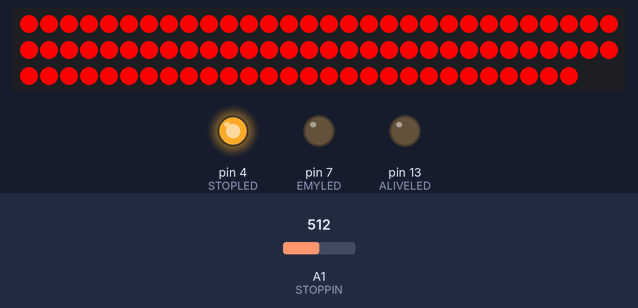
Simulated run of this sketch. Board: Arduino Uno, built with avr-gcc and run on an emulated ATmega328P. Parts: 88 RGB LEDs in strip order, left to right, continuing on the next row, output pins drawn as LEDs (lit = HIGH). The inputs (shaded band) are chosen by the test bench; at power-on: A1 (STOPPIN) = 512. Dim RGB values are drawn brighter than linear.

Above: at 1.2 s.
1.3 s: A1 (STOPPIN) set to 272
2.8 s: A1 (STOPPIN) set to 245
At 4.0 s:
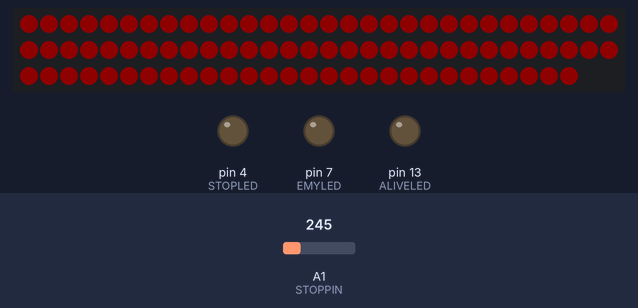
4.3 s: A1 (STOPPIN) set to 266
At 5.0 s:
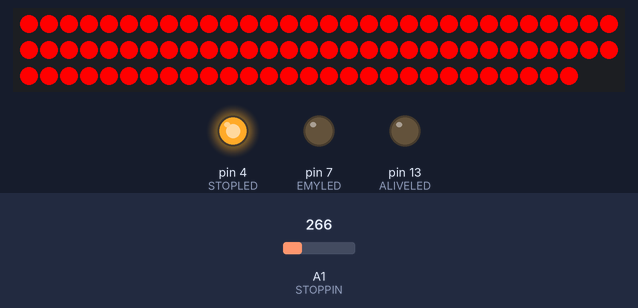
5.8 s: A1 (STOPPIN) set to 246
At 6.2 s:
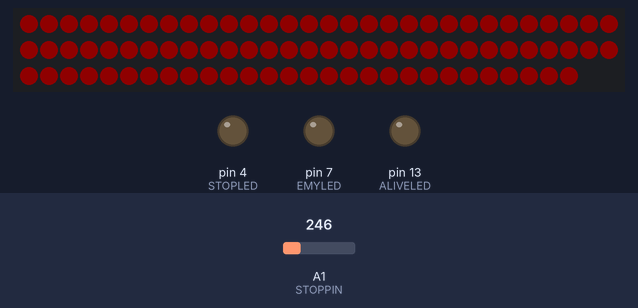
Timing chart, 0 to 8.3 s (numbered marks = the images above; inputs shaded):
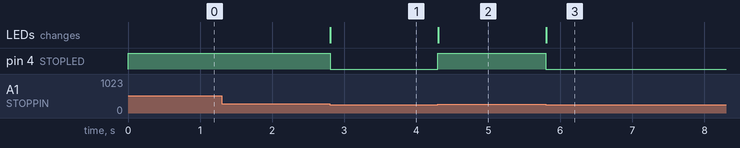

Measured:
- the behaviour switches between 256 and 255 on A1 (STOPPIN) (found by bisection; images 0 and 1)
- after the input at 1.3 s, every drawn part: stays the same
- after the input at 2.8 s, pin 4 (STOPLED): HIGH → LOW at once; the LEDs: change at once (image 1)
- after the input at 4.3 s, pin 4 (STOPLED): LOW → HIGH at once; the LEDs: change at once (image 2)
- after the input at 5.8 s, pin 4 (STOPLED): HIGH → LOW at once; the LEDs: change at once (image 3)

The sketch:

led_lamp_V2.ino
```cpp
//accel_STOP_v2b
#include          <Adafruit_NeoPixel.h>
#include          <SparkFun_ADXL345.h>
#define           ALIVELED                13
#define           EMYLED                  7
#define           STOPLED                4
#define           PIXELSPIN               3
#define           STOPPIN                A1
#define           NUMOFPIXELS            88
int               stopValue      =        0;
int               emergency      =        0;
int               updatecompleted =       0;
int               accelx         =        0;
int               accely         =        0;
int               accelz         =        0;
unsigned int      aliveledDelay1 =        10;
unsigned int      aliveledDelay2 =      490;
unsigned int      emystartDelay  =     1000;
unsigned int      emystopDelay   =     3000;
unsigned long     aliveledTimer  = millis();
unsigned long     stopTimer      = millis();
unsigned long     emyTimer       = millis();
Adafruit_NeoPixel pixels         = Adafruit_NeoPixel(NUMOFPIXELS, PIXELSPIN, NEO_GRB + NEO_KHZ800);
ADXL345           adxl           = ADXL345();
int               bx              =1500; //boot time

enum pixelsStates                  {PIXELS_STD, PIXELS_STP, PIXELS_EMY}  pixelsState;
enum aliveledStates                {alive_LED_ON, alive_LED_OFF}         aliveledState;

void setup()
{
  pinMode(ALIVELED, OUTPUT);
  pinMode(STOPLED,  OUTPUT);
  pinMode(EMYLED,   OUTPUT);
  pixels.begin();
  pixelsState   = PIXELS_STD;
  aliveledState = alive_LED_OFF;
  aliveledTimer = millis();
  adxl.powerOn();
  adxl.setRangeSetting(2);
 stopValue = analogRead(STOPPIN);

 {
  if (stopValue < 256) startup (205,0,0);//startup image
  else
    loop() ;
  }
}
void loop()
{
stoppixelsmachine();
//aliveledmachine();
}

void stoppixelsmachine()
{
    stopValue = analogRead(STOPPIN);
  if (stopValue < 256)
     {
      digitalWrite(STOPLED, LOW);
      digitalWrite(EMYLED,  LOW);
      pixelsState = PIXELS_STD;
      updatecompleted = 0;
     }
   else
     {
      digitalWrite(STOPLED, HIGH);
      if (emergency==0) pixelsState = PIXELS_STP; else pixelsState = PIXELS_EMY;
     }
 switch(pixelsState)
 {
    case PIXELS_STD:
       {
       if (updatecompleted == 0) laurynopixels(15, 0, 0);
       }
    break;

    case PIXELS_STP:
       {
       if (updatecompleted == 0) laurynopixels(255,0,0);

//              adxl.readAccel(&accelx, &accely, &accelz);
//              if (accelz > 120)
//                      {
//                       digitalWrite(EMYLED, HIGH);
//                       emergency = 1;
//                       stopTimer = millis();
//                       emyTimer  = millis();
//                      }
       }
    break;
//    case PIXELS_EMY:
//       {
//        adxl.readAccel(&accelx, &accely, &accelz);
//        if (accelz > 120) emyTimer = millis();
//        if ((millis() - emyTimer)  <  emystopDelay)
//      {
//       if ((millis() - stopTimer) > emystartDelay)
//        {
//           if ( (millis() - stopTimer) % 600 > 300) //mirskejimo tankis
//              {
//               if (updatecompleted == 0) laurynopixels(115,0,0); //ryskumas mirksint
//
//                    digitalWrite(EMYLED, HIGH);
//
//              }
//            else
//              {
//          if (updatecompleted == 0) laurynopixels(255,0,0);
//              }
//          }
//        else
//           {
//            if (updatecompleted == 0) laurynopixels(255,0,0);
//
//           }
//      }
//            else
//             {
//              if (updatecompleted == 0) laurynopixels(255,0,0);
//
//                  digitalWrite(EMYLED, LOW);
//                  emergency = 0;
//              }
//       }
//    break;
 }
}


// tikrina ar nepakibo
//void aliveledmachine()
//{
// switch(aliveledState)
//   {
//    case alive_LED_ON:
//      if((millis() - aliveledTimer) >= aliveledDelay1)
//       {
//        digitalWrite(ALIVELED, LOW);
//        aliveledState = alive_LED_OFF;
//        aliveledTimer = millis();
//        break;
//       }
//    case alive_LED_OFF:
//      if((millis() - aliveledTimer) >= aliveledDelay2)
//       {
//        digitalWrite(ALIVELED, HIGH);
//        aliveledState = alive_LED_ON;
//        aliveledTimer = millis();
//        break;
//      }
//    }
//
//}
//padaryti per funkcija
void laurynopixels (int r, int g, int b)
{
 for(int i=0;i<NUMOFPIXELS;i++)
             {
            pixels.setPixelColor(i, pixels.Color(r,g,b));
           }
              pixels.show();
}

void startup  (int r, int g, int b)
{
  {
    pixels.setPixelColor(12, pixels.Color(r, g, b));
    pixels.setPixelColor(13, pixels.Color(r, g, b));
    pixels.setPixelColor(14, pixels.Color(r, g, b));
    pixels.setPixelColor(15, pixels.Color(r, g, b));
    pixels.setPixelColor(28, pixels.Color(r, g, b));
    pixels.setPixelColor(29, pixels.Color(r, g, b));
    pixels.setPixelColor(30, pixels.Color(r, g, b));
    pixels.setPixelColor(31, pixels.Color(r, g, b));
    pixels.setPixelColor(44, pixels.Color(r, g, b));
    pixels.setPixelColor(45, pixels.Color(r, g, b));
    pixels.setPixelColor(46, pixels.Color(r, g, b));
    pixels.setPixelColor(47, pixels.Color(r, g, b));
    pixels.setPixelColor(60, pixels.Color(r, g, b));
    pixels.setPixelColor(61, pixels.Color(r, g, b));
    pixels.setPixelColor(62, pixels.Color(r, g, b));
    pixels.setPixelColor(63, pixels.Color(r, g, b));
  }
  pixels.show();
  delay(bx);
}

void regular  (int r, int g, int b)
{
  {
   pixels.setPixelColor(3 , pixels.Color(r, g, b));
   pixels.setPixelColor(16, pixels.Color(r, g, b));
   pixels.setPixelColor(22, pixels.Color(r, g, b));
   pixels.setPixelColor(23, pixels.Color(r, g, b));
   pixels.setPixelColor(25, pixels.Color(r, g, b));
   pixels.setPixelColor(26, pixels.Color(r, g, b));
   pixels.setPixelColor(28, pixels.Color(r, g, b));
   pixels.setPixelColor(29, pixels.Color(r, g, b));
   pixels.setPixelColor(42, pixels.Color(r, g, b));
   pixels.setPixelColor(41, pixels.Color(r, g, b));
   pixels.setPixelColor(35, pixels.Color(r, g, b));
   pixels.setPixelColor(36, pixels.Color(r, g, b));
   pixels.setPixelColor(37, pixels.Color(r, g, b));
   pixels.setPixelColor(46, pixels.Color(r, g, b));
   pixels.setPixelColor(47, pixels.Color(r, g, b));
   pixels.setPixelColor(48, pixels.Color(r, g, b));
   pixels.setPixelColor(73, pixels.Color(r, g, b));
   pixels.setPixelColor(74, pixels.Color(r, g, b));
   pixels.setPixelColor(77, pixels.Color(r, g, b));
   pixels.setPixelColor(78, pixels.Color(r, g, b));
   pixels.setPixelColor(81, pixels.Color(r, g, b));
   pixels.setPixelColor(82, pixels.Color(r, g, b));
   pixels.setPixelColor(85, pixels.Color(r, g, b));
   pixels.setPixelColor(86, pixels.Color(r, g, b));

  }
   pixels.show();
}
```
